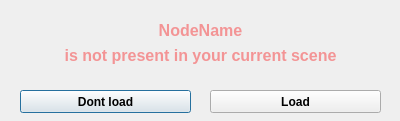
<?xml version="1.0" encoding="UTF-8"?>
<ui version="4.0">
 <class>Dialog</class>
 <widget class="QDialog" name="Dialog">
  <property name="geometry">
   <rect>
    <x>0</x>
    <y>0</y>
    <width>400</width>
    <height>121</height>
   </rect>
  </property>
  <property name="font">
   <font>
    <weight>75</weight>
    <bold>true</bold>
    <stylestrategy>PreferDefault</stylestrategy>
    <kerning>true</kerning>
   </font>
  </property>
  <property name="windowTitle">
   <string>Mapping Error</string>
  </property>
  <property name="sizeGripEnabled">
   <bool>false</bool>
  </property>
  <property name="modal">
   <bool>true</bool>
  </property>
  <widget class="QLabel" name="label">
   <property name="geometry">
    <rect>
     <x>20</x>
     <y>40</y>
     <width>361</width>
     <height>31</height>
    </rect>
   </property>
   <property name="font">
    <font>
     <pointsize>12</pointsize>
    </font>
   </property>
   <property name="styleSheet">
    <string notr="true">color: rgb(243, 148, 149);</string>
   </property>
   <property name="frameShape">
    <enum>QFrame::NoFrame</enum>
   </property>
   <property name="text">
    <string>is not present in your current scene</string>
   </property>
   <property name="alignment">
    <set>Qt::AlignCenter</set>
   </property>
  </widget>
  <widget class="QPushButton" name="btnDontLoad">
   <property name="geometry">
    <rect>
     <x>20</x>
     <y>90</y>
     <width>171</width>
     <height>23</height>
    </rect>
   </property>
   <property name="text">
    <string>Dont load</string>
   </property>
  </widget>
  <widget class="QPushButton" name="btnLoad">
   <property name="geometry">
    <rect>
     <x>210</x>
     <y>90</y>
     <width>171</width>
     <height>23</height>
    </rect>
   </property>
   <property name="text">
    <string>Load</string>
   </property>
  </widget>
  <widget class="QLabel" name="label_2">
   <property name="geometry">
    <rect>
     <x>290</x>
     <y>210</y>
     <width>401</width>
     <height>31</height>
    </rect>
   </property>
   <property name="font">
    <font>
     <pointsize>18</pointsize>
    </font>
   </property>
   <property name="styleSheet">
    <string notr="true">color: rgb(255, 0, 4);</string>
   </property>
   <property name="frameShape">
    <enum>QFrame::NoFrame</enum>
   </property>
   <property name="text">
    <string>Node not in scene</string>
   </property>
   <property name="alignment">
    <set>Qt::AlignCenter</set>
   </property>
  </widget>
  <widget class="QLabel" name="nodeName">
   <property name="geometry">
    <rect>
     <x>20</x>
     <y>20</y>
     <width>361</width>
     <height>20</height>
    </rect>
   </property>
   <property name="font">
    <font>
     <pointsize>12</pointsize>
     <weight>75</weight>
     <bold>true</bold>
     <stylestrategy>PreferDefault</stylestrategy>
     <kerning>true</kerning>
    </font>
   </property>
   <property name="styleSheet">
    <string notr="true">color: rgb(243, 148, 149);</string>
   </property>
   <property name="text">
    <string>NodeName</string>
   </property>
   <property name="alignment">
    <set>Qt::AlignCenter</set>
   </property>
  </widget>
 </widget>
 <resources/>
 <connections/>
</ui>
